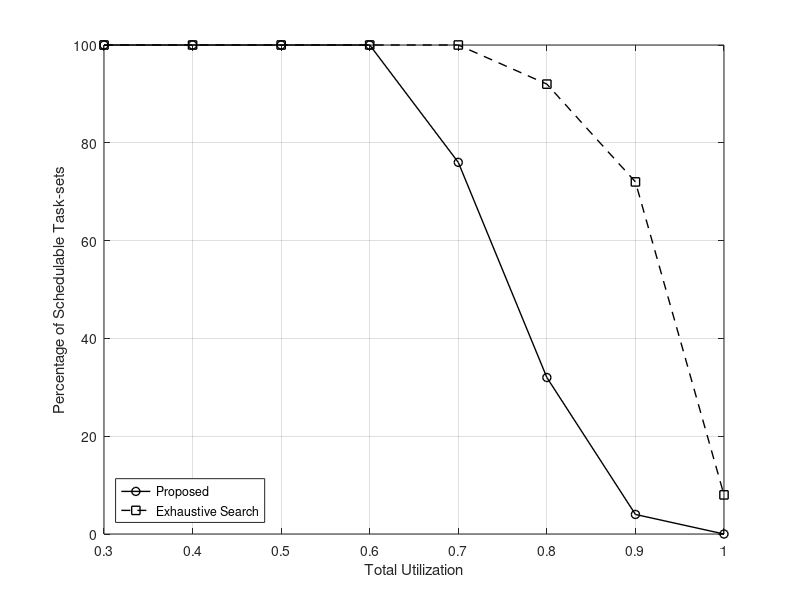
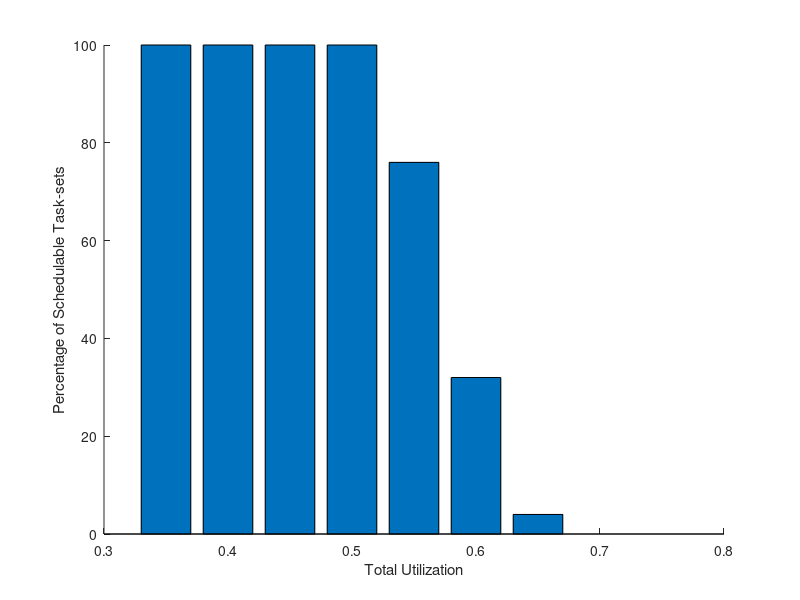

Reproduce these figures in MATLAB, in order.
clc;
clear all;
close all;
clf;


load('compare_rm_bound.mat','solCount_GP', 'solCount_esearch', 'solCount_VFP', 'n_tc_eachGrp');


figure(1)
hold on;
grid on;

plot((solCount_GP./n_tc_eachGrp).*100, 'LineWidth',1,'Color',[0 0 0], ...
    'Marker','o', 'DisplayName', 'Proposed');
plot((solCount_esearch./n_tc_eachGrp).*100, 'LineWidth',1,'Color',[0 0 0], ...
    'Marker','square', 'Linestyle', '--', 'DisplayName', 'Exhaustive Search');
%plot((solCount_VFP./n_tc_eachGrp).*100, 'LineWidth',1,'Color',[1 0 1]);
set(gca,...
    'XTickLabel',{'0.3','0.4','0.5','0.6','0.7','0.8','0.9','1'});
box(gca,'on');
% plots vertical line to show RM
% x1 = 4.9;
% y1=get(gca,'ylim');
% plot([x1 x1],y1, 'LineStyle',':', 'LineWidth',1,'Color',[0 0 0]);

% Create xlabel
xlabel('Total Utilization',  'FontSize',11);


% Create ylabel
ylabel('Percentage of Schedulable Task-sets',  'FontSize',11);

% Create legend
legend1 = legend(gca,'show');
set(legend1,'Location','SouthWest');



figure(2)
hold on;
bar((solCount_GP./n_tc_eachGrp).*100);
set(gca,...
    'XTickLabel',{'0.3','0.4','0.5','0.6','0.7','0.8','0.9','1'});
% Create xlabel
xlabel('Total Utilization',  'FontSize',11);


% Create ylabel
ylabel('Percentage of Schedulable Task-sets',  'FontSize',11);
